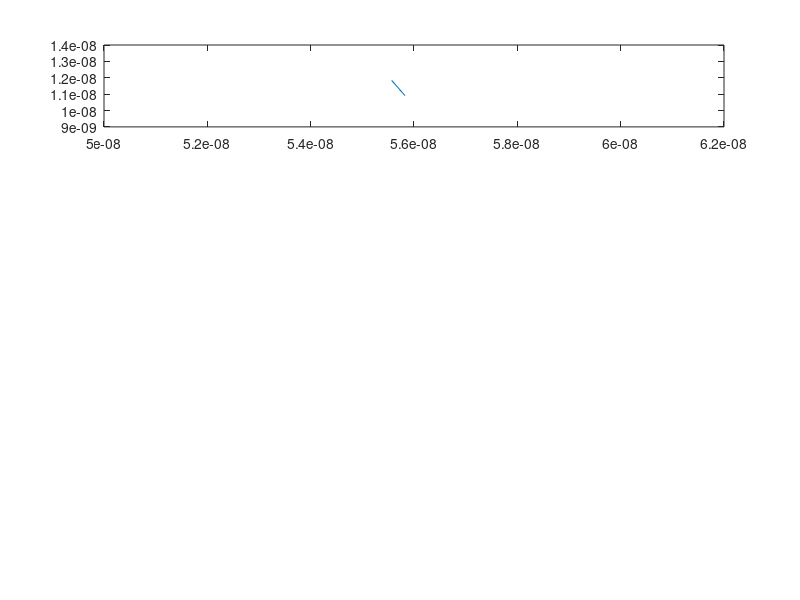

Here is the MATLAB script that generated this plot: (Note: this script raises an error after producing the figure.)
clc; close all; clear all;
set(0, 'DefaultFigureWindowStyle', 'docked')

eCount = 1000;      % Total number of electrons
ePlotted = 10;      % Number of Electrons Plotted
dt = 10e-15;        % Time step 10fs -> ( -(Width/100) / vT )
nt = 100;
tStop = nt * dt;	% Stop Time

% Region settings
Width = 200e-9;
Height = 100e-9;

% Electron Properties
kB = 1.38066e-23;   % J/K 
m0 = 9.11e-31;      % Rest Mass
mn = 0.26*m0;       % Effective Mass

% Thermal Velocity
Temp = 300;     % K
vT = sqrt((2*kB*Temp)/mn);

% Scattering Settings
% probability of scattering
toggleScatter = 1;    % Toggle Scattering OFF(0) ON(1)
tmin = 0.2e-12;
pScatter = 1 - exp(-dt/tmin);
scatterTracker = zeros(nt, eCount);
mfp = vT * tmin;    % Mean Free Path
fprintf("tmin = %d m\n", tmin);
fprintf("Nominal Mean Free Path = %d m\n", mfp);


% Bottlenecking Settings
% Addition of box colliders to the sim
toggleDiffusive = 1; % 0 - Specular (Reflective) 1 - Diffusive (re-thermalize)
% Providing opposing corners of desired boxes
box = [ % x1,y1, x2, y2 (Per box)
    0.8, 0, 1.2, 0.4;
    0.8, 0.6, 1.2, 1;
    ].*1e-7;


% Initializing all electrons with a position and velocity
eObj = struct('x', 0, 'y', 0, 'vx', 0, 'vy', 0, 'vm', 0);  % Electron Object Classification
eCol = rand(eCount,3);   % Random colours for plotting
for i = 1 : eCount
    eObj(i).x = rand()*Width;
    eObj(i).y = rand()*Height;
    for b = 1:size(box,1)
        while eObj(i).x <= max(box(b,1),box(b,3)) && eObj(i).x >= min(box(b,1),box(b,3)) && ...
        eObj(i).y <= max(box(b,2),box(b,4)) && eObj(i).y >= min(box(b,2),box(b,4))
            eObj(i).x = rand()*Width;
            eObj(i).y = rand()*Height;
        end
    end
    eObj(i).vx = (sqrt(vT^2 / 2)*randn(1,1));
    eObj(i).vy = (sqrt(vT^2 / 2)*randn(1,1));
    eObj(i).vm = sqrt(eObj(i).vx^2 + eObj(i).vy^2);
end


t = 0;          % Init time
counter = 2;    % Init Counter
while t < tStop
    xVect = 0;
    yVect = 0;
    t = t + dt;     % Incrementing Time
    for i = 1 : eCount
        
        % Updating position
        xVect(i) = eObj(i).x(counter-1) + eObj(i).vx * dt;
        yVect(i) = eObj(i).y(counter-1) + eObj(i).vy * dt;
        eObj(i).x(counter) = xVect(i);
        eObj(i).y(counter) = yVect(i);
        
        % Scattering effect - Randomize direction/magnitude of velocity
        % Probability of scattering based on p.
        if pScatter > rand() && toggleScatter	% 'if true'
            eObj(i).vx = (sqrt(vT^2 / 2)*randn(1,1));
            eObj(i).vy = (sqrt(vT^2 / 2)*randn(1,1));
            scatterTracker(counter,i) = t;
        else
            scatterTracker(counter,i) = scatterTracker(counter-1,i);
        end
        
        % Magnitude of velocity
        eObj(i).vm = sqrt(eObj(i).vx.^2 + eObj(i).vy.^2);

        
        % Box Collider Conditions. Iterating through each defined box.
        for b = 1:size(box,1)
            % Plotting the Boxes on the plot
            if counter == 2 % Only plot once
                boxX = [box(b,1), box(b,1), box(b,3), box(b,3), box(b,1)];
                boxY = [box(b,2), box(b,4), box(b,4), box(b,2), box(b,2)];
                fill(boxX, boxY, 'k');
            end
            
            % Boundaries defined by coordinates
            boundL = min(box(b,1),box(b,3));    % Left Wall
            boundR = max(box(b,1),box(b,3));    % Right Wall
            boundT = max(box(b,2),box(b,4));    % Top Wall
            boundB = min(box(b,2),box(b,4));    % Bottom Wall
            
            % Conditions set by boundaires
            condL = eObj(i).x(counter-1) <= boundL && eObj(i).x(counter) >= boundL;
            condR = eObj(i).x(counter-1) >= boundR && eObj(i).x(counter) <= boundR;
            condB = eObj(i).y(counter-1) <= boundB && eObj(i).y(counter) >= boundB;
            condT = eObj(i).y(counter-1) >= boundT && eObj(i).y(counter) <= boundT;
            % Corner Cases
            condTC = condT && condR || condT && condL;
            condBC = condB && condR || condB && condL;
            
            % Checking Left and Right of the box First. 
            % Start by confirming if within Top and Bottom Boundaries
            if eObj(i).y(counter) <= boundT && eObj(i).y(counter) >= boundB
                if condL || condR || condTC || condBC
                    if toggleDiffusive == 1 % If diffusion is toggled
                        posX = eObj(i).vx >= 0;	% Storing sign
                        posY = eObj(i).vy >= 0;
                        % re-thermalizing
                        eObj(i).vx = (sqrt(vT^2 / 2)*randn(1,1));
                        eObj(i).vy = (sqrt(vT^2 / 2)*randn(1,1));
                        % checking sign
                        if (eObj(i).vx >= 0) == posX
                            eObj(i).vx = -eObj(i).vx;
                        end
                        if (eObj(i).vy >= 0) ~= posY
                            eObj(i).vy = -eObj(i).vy;
                        end
                    else
                        eObj(i).vx = -eObj(i).vx;   % Just inverting
                    end
                    if condL    % Shifting reflection point
                        eObj(i).x(counter) = boundL - (eObj(i).x(counter) - boundL);
                    else
                        eObj(i).x(counter) = boundR + (boundR - eObj(i).x(counter));
                    end
                end
            end
            % Checking Top and Bottom of the box. 
            % Start by confirming if within Left and Right Boundaries
            if eObj(i).x(counter) <= boundR && eObj(i).x(counter) >= boundL
                if condT || condB
                    if toggleDiffusive == 1
                        posX = eObj(i).vx >= 0;
                        posY = eObj(i).vy >= 0;  % Storing sign
                        % re-thermalizing
                        eObj(i).vx = (sqrt(vT^2 / 2)*randn(1,1));
                        eObj(i).vy = (sqrt(vT^2 / 2)*randn(1,1));
                        % checking sign
                        if (eObj(i).vx >= 0) ~= posX
                            eObj(i).vx = -eObj(i).vx;
                        end
                        if (eObj(i).vy >= 0) == posY
                            eObj(i).vy = -eObj(i).vy;
                        end
                    else
                        eObj(i).vy = -eObj(i).vy;
                    end
                    if condB    % Shifting reflection point
                        eObj(i).y(counter) = boundB - (eObj(i).y(counter) - boundB);
                    else
                        eObj(i).y(counter) = boundT + (boundT - eObj(i).y(counter));
                    end
                end
            end
        end
        
        % Top and Bottom Boundary Conditions
        if eObj(i).y(counter) > Height % y = 200nm boundary 
            diff = eObj(i).y(counter) - Height;
            eObj(i).y(counter) = Height - diff;
            eObj(i).vy = -eObj(i).vy;
        end
        if eObj(i).y(counter) < 0   % y = 0nm boundary
            diff = -eObj(i).y(counter);
            eObj(i).y(counter) = diff;
            eObj(i).vy = -eObj(i).vy;
        end
        
        % Plotting Electrons
        if (i <= ePlotted)
            subplot(4,1,1)  % Plotting previous and current position
            p = plot( [eObj(i).x(counter-1), eObj(i).x(counter)], ...
                [eObj(i).y(counter-1), eObj(i).y(counter)] );
            p.Color = eCol(i,:);        % Giving a unique colour to each
            axis([0,Width,0,Height]);	% Plot Axis' set
            title('Electron Modelling');
            hold on
        end
        
        % Left hand and Right hand side Boundary Conditions
        if eObj(i).x(counter) > Width   % x = 100nm boundary
            eObj(i).x(counter) = eObj(i).x(counter) - Width;
        end
        if eObj(i).x(counter) < 0   % x = 0nm boundary
            eObj(i).x(counter) = eObj(i).x(counter) + Width;
        end
        
    end
    pause(0.00001);	% Delay for animation
    
    % Plotting the Average Temperature over time
    Time(:,counter) = t;
    allTemperatures = ( ([eObj(:).vm].^2) .* mn ) ./ (kB*2);
    Temp(:,counter) = mean(allTemperatures); % Average Temperature
    subplot(4,1,2), plot(Time, Temp, 'k', 'LineWidth',1.75);
    xlabel('Time (t)'), ylabel('Temperature (K)'), title('Average Temperature');
    
    % Plotting the distribution of velocities
    subplot(4,2,5), histogram([eObj(:).vm],50)
    xlabel('Velocity (m/s)'), ylabel('Count'), title('Velocity Distribution');
    
    % Plotting the MEAN FREE PATH over time
    timeScatter = scatterTracker(counter,:) - scatterTracker(counter-1,:);
    mfp(:,counter) = mean([eObj(:).vm]) * mean(timeScatter(timeScatter>0));
    subplot(4,2,6), plot(Time, mfp, 'k', 'LineWidth',1.75);
    xlabel('Time (t)'), ylabel('MFP (m)'), title('MFP Over Time');
    
    % Plotting an Electron Density map
    ptsX = linspace(0, Width, 100);
    ptsY = linspace(0, Height, 50);
    N = histcounts2(yVect, xVect, ptsY, ptsX);  % Binning the positons
    subplot(4, 2, 7);
    imagesc(ptsY,ptsX,N),colorbar,title('Electron Density Map');
    
    % Plotting Temperature Map
    xv = linspace(min(xVect), max(xVect), 100);
    yv = linspace(min(yVect), max(yVect), 50);
    [X,Y] = meshgrid(xv, yv);
    Z = griddata(xVect,yVect,allTemperatures,X,Y);  % Mapping Temps
    subplot(4, 2, 8);
    imagesc(xv,yv,Z),colorbar,title('Temperature Map');
    axis([0,Width,0,Height]);  % Plot Axis' set
    
    counter = counter + 1;      % Incrementing Sim Counter
end
hold off
